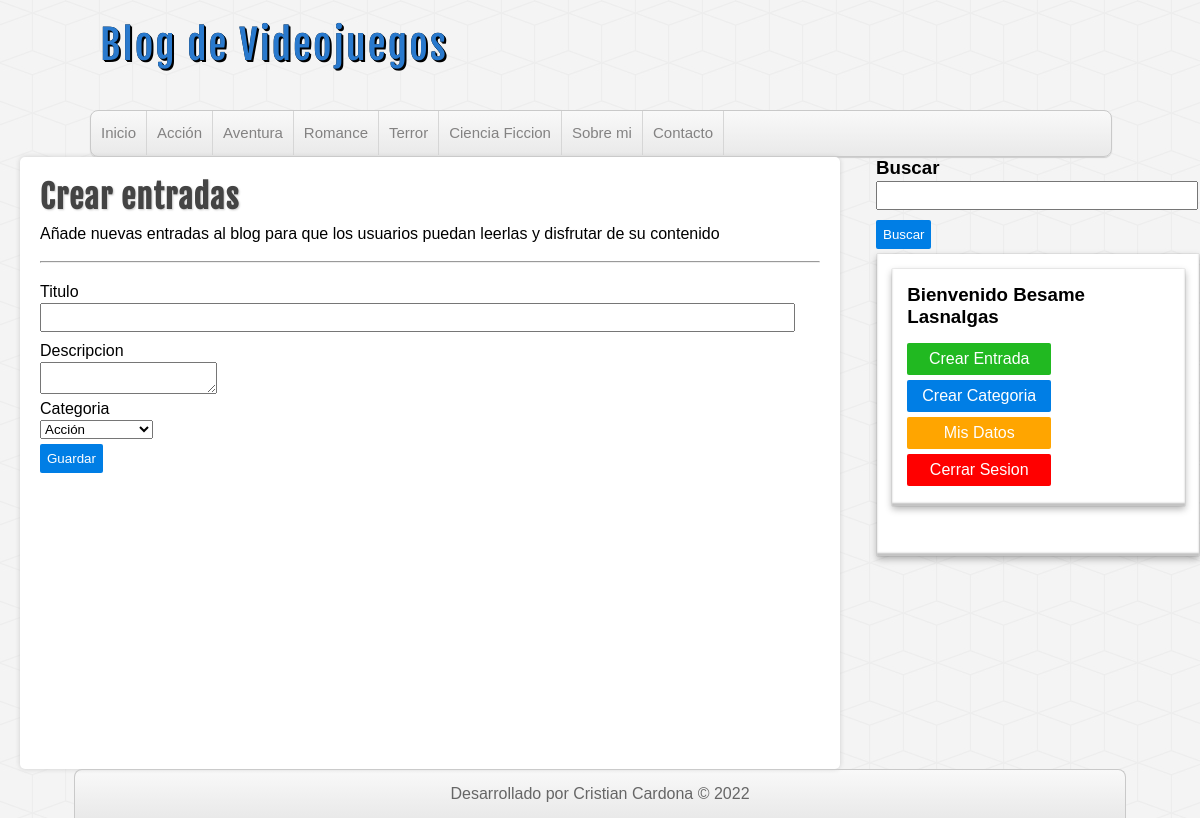
Screenshot of /proyecto-php/crear-entradas.php (signed in) with the database file from the repository.
### tables this page shows
CREATE TABLE categorias(
    id int(11) auto_increment not null,
    nombre varchar(100),
    CONSTRAINT PK_categorias PRIMARY KEY(id)
);

### proyecto-php/includes/helpers.php (called while the page is built, shortened)
<?php
    function conseguirCategorias($conexion){
        $sql = "SELECT * FROM categorias ORDER BY id ASC";
        $categorias = mysqli_query($conexion,$sql);
        $resultado = array();
        if($categorias && mysqli_num_rows($categorias) >= 1){
            $resultado = $categorias;
        }
        return $resultado;
    }

### proyecto-php/crear-entradas.php (the view, shortened to what this page needs)
<?php require_once 'includes/cabecera.php' ?>
<?php require_once 'includes/lateral.php' ?>
<div id="principal">
    <h1>Crear entradas</h1>
    <p>Añade nuevas entradas al blog para que los usuarios puedan leerlas y disfrutar de su contenido</p>
    <br>
    <hr>
    <br>
    <form action="guardar-entrada.php" method="post">
        <label for="titulo">Titulo</label>
        <input type="text" name="titulo">
        <label for="descripcion">Descripcion</label>
        <textarea name="descripcion"></textarea>
        <label for="categoria">Categoria</label>
        <select name="categoria" id="">
        <?php
            $categorias = conseguirCategorias($conexion);
            if(!empty($categorias)):
                while($categoria = mysqli_fetch_assoc($categorias)):
        ?>
                    <option value="<?=$categoria['id']?>">
                        <?=$categoria['nombre']?>
                    </option>
        <?php
                endwhile;
            endif;
        ?>
        </select>
        <input type="submit" value="Guardar">
    </form>
</div>
<?php require_once 'includes/pie.php' ?>

### proyecto-php/includes/cabecera.php (shortened to what this page needs)
<?php require_once 'includes/conexion.php'; ?>
<?php require_once 'includes/helpers.php'; ?>
<!DOCTYPE html>
<html lang="es">
<head>
    <link rel="stylesheet" href="assets/css/style.css">
</head>
<body>
    <header id="cabecera">
        <div id="logo">
            <a href="index.php">
                Blog de Videojuegos
            </a>
        </div>
        <nav id="menu">
            <ul>
                <li><a href="index.php">Inicio</a></li>
                <?php
                    $categorias = conseguirCategorias($conexion);
                    if(!empty($categorias)):
                        while($categoria = mysqli_fetch_assoc($categorias)):
                ?>
                            <li>
                                <a href="categoria.php?id=<?=$categoria['id']?>"><?=$categoria['nombre']?></a>
                            </li>
                <?php
                        endwhile;
                    endif;
                ?>
                <li><a href="index.php">Sobre mi</a></li>
                <li><a href="index.php">Contacto</a></li>
            </ul>
        </nav>
    </header>

### proyecto-php/assets/css/style.css (style rules this page uses)
* { margin: 0px; padding: 0px; font-family: sans-serif, Helvetica, Arial; text-decoration: none; }
body { background: url(../img/cubes.png) #F4F4F4; }
#cabecera { width: 85%; height: auto; background: transparent; margin: 0px auto; }
#logo { float:left; width: 540px; height: 110px; }
#logo a { font-family: "fajala", Helvetica; font-size: 40px; letter-spacing: 2px; color: #2979CD; text-shadow: 0px 0px 0px black, 1px 1px 0px black, 2px 2px 0px black; transition: all 500ms; line-height: 90px; margin-left: 10px; }
#menu { clear: both; width: 100%; height: 45px; background: linear-gradient(to bottom, #f9f9f9 0px, #e9e9e9 100%); border: 1px solid #C9C9C9; border-radius: 8px; box-shadow: 0px 1px 1px #ccc; overflow: hidden; }
#menu ul { list-style: none; }
#menu ul li { float: left; line-height: 44px; border-right: 1px solid #D6D6D6; }
#menu ul li a { display: block; padding-left: 10px; padding-right: 10px; font-size: 15px; color: #838282; }
label, input[type="text"], input[type="email"], input[type="password"] { display: block; width: 95%; margin-top:2px; margin-bottom: 2px; }
input[type="text"], input[type="email"], input[type="password"] { padding: 5px; margin-bottom: 10px; }
input[type="button"], input[type="submit"], .boton { margin-top: 5px; margin-bottom: 5px; display: block; border-radius: 2px; color:white; background: #007ee5; border: none; cursor:pointer; padding: 7px; }
#principal { float: left; width: 65%; min-height: 572px; background:white; border-radius: 5px; box-shadow: 0px 0px 5px #ccc; margin-left: 20px; padding: 20px; overflow: hidden; }
#principal h1 { font-size: 32px; color: #444; letter-spacing: 1px; text-shadow: 1px 1px 2px #ccc; font-family: "fajala"; }
#principal p { margin-top: 8px; }

### rows the page displays
categorias: nombre "Acción"
categorias: nombre "Aventura"
categorias: nombre "Romance"
categorias: nombre "Terror"
categorias: nombre "Ciencia Ficcion"

### other values shown
$_SESSION['usuario']['nombre'] "Besame"
$_SESSION['usuario']['apellidos'] "Lasnalgas"
form field categoria "Acción"
